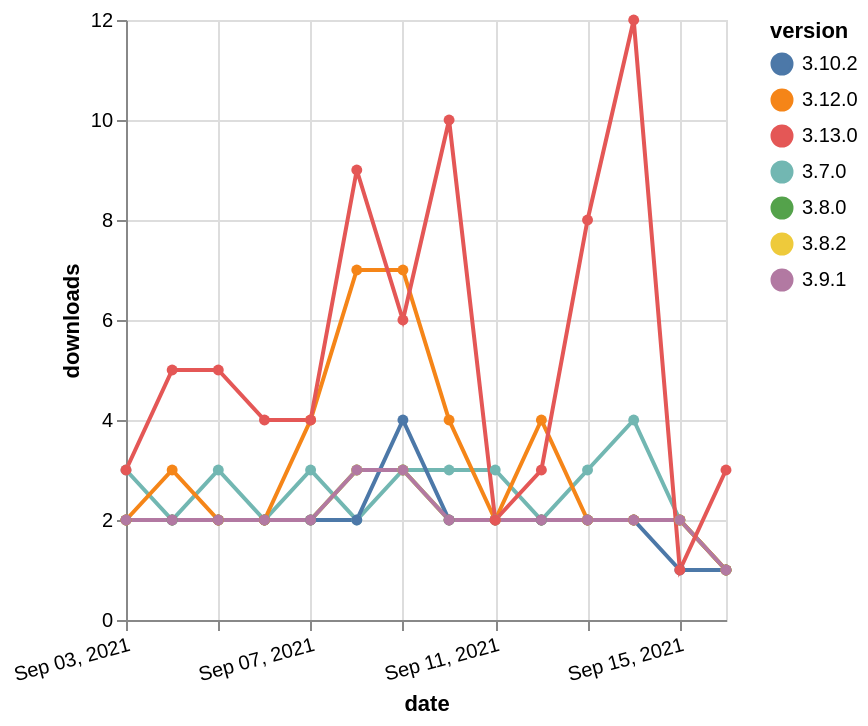

Source (Vega-Lite JSON):
### Vega-Lite specification from a JSON file in a GitHub repository (floating-point values rounded to 4 significant figures)
{"$schema": "https://vega.github.io/schema/vega-lite/v5.json", "description": "A simple bar chart with embedded data.", "data": {"values": [{"date": "2021-09-03", "total": 3788, "delta": 3, "version": "3.7.0"}, {"date": "2021-09-04", "total": 3790, "delta": 2, "version": "3.7.0"}, {"date": "2021-09-05", "total": 3793, "delta": 3, "version": "3.7.0"}, {"date": "2021-09-06", "total": 3795, "delta": 2, "version": "3.7.0"}, {"date": "2021-09-07", "total": 3798, "delta": 3, "version": "3.7.0"}, {"date": "2021-09-08", "total": 3800, "delta": 2, "version": "3.7.0"}, {"date": "2021-09-09", "total": 3803, "delta": 3, "version": "3.7.0"}, {"date": "2021-09-10", "total": 3806, "delta": 3, "version": "3.7.0"}, {"date": "2021-09-11", "total": 3809, "delta": 3, "version": "3.7.0"}, {"date": "2021-09-12", "total": 3811, "delta": 2, "version": "3.7.0"}, {"date": "2021-09-13", "total": 3814, "delta": 3, "version": "3.7.0"}, {"date": "2021-09-14", "total": 3818, "delta": 4, "version": "3.7.0"}, {"date": "2021-09-15", "total": 3820, "delta": 2, "version": "3.7.0"}, {"date": "2021-09-16", "total": 3821, "delta": 1, "version": "3.7.0"}, {"date": "2021-09-03", "total": 2501, "delta": 2, "version": "3.8.0"}, {"date": "2021-09-04", "total": 2503, "delta": 2, "version": "3.8.0"}, {"date": "2021-09-05", "total": 2505, "delta": 2, "version": "3.8.0"}, {"date": "2021-09-06", "total": 2507, "delta": 2, "version": "3.8.0"}, {"date": "2021-09-07", "total": 2509, "delta": 2, "version": "3.8.0"}, {"date": "2021-09-08", "total": 2512, "delta": 3, "version": "3.8.0"}, {"date": "2021-09-09", "total": 2515, "delta": 3, "version": "3.8.0"}, {"date": "2021-09-10", "total": 2517, "delta": 2, "version": "3.8.0"}, {"date": "2021-09-11", "total": 2519, "delta": 2, "version": "3.8.0"}, {"date": "2021-09-12", "total": 2521, "delta": 2, "version": "3.8.0"}, {"date": "2021-09-13", "total": 2523, "delta": 2, "version": "3.8.0"}, {"date": "2021-09-14", "total": 2525, "delta": 2, "version": "3.8.0"}, {"date": "2021-09-15", "total": 2527, "delta": 2, "version": "3.8.0"}, {"date": "2021-09-16", "total": 2528, "delta": 1, "version": "3.8.0"}, {"date": "2021-09-03", "total": 2623, "delta": 2, "version": "3.8.2"}, {"date": "2021-09-04", "total": 2625, "delta": 2, "version": "3.8.2"}, {"date": "2021-09-05", "total": 2627, "delta": 2, "version": "3.8.2"}, {"date": "2021-09-06", "total": 2629, "delta": 2, "version": "3.8.2"}, {"date": "2021-09-07", "total": 2631, "delta": 2, "version": "3.8.2"}, {"date": "2021-09-08", "total": 2634, "delta": 3, "version": "3.8.2"}, {"date": "2021-09-09", "total": 2637, "delta": 3, "version": "3.8.2"}, {"date": "2021-09-10", "total": 2639, "delta": 2, "version": "3.8.2"}, {"date": "2021-09-11", "total": 2641, "delta": 2, "version": "3.8.2"}, {"date": "2021-09-12", "total": 2643, "delta": 2, "version": "3.8.2"}, {"date": "2021-09-13", "total": 2645, "delta": 2, "version": "3.8.2"}, {"date": "2021-09-14", "total": 2647, "delta": 2, "version": "3.8.2"}, {"date": "2021-09-15", "total": 2649, "delta": 2, "version": "3.8.2"}, {"date": "2021-09-16", "total": 2650, "delta": 1, "version": "3.8.2"}, {"date": "2021-09-03", "total": 2795, "delta": 2, "version": "3.10.2"}, {"date": "2021-09-04", "total": 2797, "delta": 2, "version": "3.10.2"}, {"date": "2021-09-05", "total": 2799, "delta": 2, "version": "3.10.2"}, {"date": "2021-09-06", "total": 2801, "delta": 2, "version": "3.10.2"}, {"date": "2021-09-07", "total": 2803, "delta": 2, "version": "3.10.2"}, {"date": "2021-09-08", "total": 2805, "delta": 2, "version": "3.10.2"}, {"date": "2021-09-09", "total": 2809, "delta": 4, "version": "3.10.2"}, {"date": "2021-09-10", "total": 2811, "delta": 2, "version": "3.10.2"}, {"date": "2021-09-11", "total": 2813, "delta": 2, "version": "3.10.2"}, {"date": "2021-09-12", "total": 2815, "delta": 2, "version": "3.10.2"}, {"date": "2021-09-13", "total": 2817, "delta": 2, "version": "3.10.2"}, {"date": "2021-09-14", "total": 2819, "delta": 2, "version": "3.10.2"}, {"date": "2021-09-15", "total": 2820, "delta": 1, "version": "3.10.2"}, {"date": "2021-09-16", "total": 2821, "delta": 1, "version": "3.10.2"}, {"date": "2021-09-03", "total": 6410, "delta": 2, "version": "3.12.0"}, {"date": "2021-09-04", "total": 6413, "delta": 3, "version": "3.12.0"}, {"date": "2021-09-05", "total": 6415, "delta": 2, "version": "3.12.0"}, {"date": "2021-09-06", "total": 6417, "delta": 2, "version": "3.12.0"}, {"date": "2021-09-07", "total": 6421, "delta": 4, "version": "3.12.0"}, {"date": "2021-09-08", "total": 6428, "delta": 7, "version": "3.12.0"}, {"date": "2021-09-09", "total": 6435, "delta": 7, "version": "3.12.0"}, {"date": "2021-09-10", "total": 6439, "delta": 4, "version": "3.12.0"}, {"date": "2021-09-11", "total": 6441, "delta": 2, "version": "3.12.0"}, {"date": "2021-09-12", "total": 6445, "delta": 4, "version": "3.12.0"}, {"date": "2021-09-13", "total": 6447, "delta": 2, "version": "3.12.0"}, {"date": "2021-09-14", "total": 6449, "delta": 2, "version": "3.12.0"}, {"date": "2021-09-15", "total": 6451, "delta": 2, "version": "3.12.0"}, {"date": "2021-09-16", "total": 6452, "delta": 1, "version": "3.12.0"}, {"date": "2021-09-03", "total": 2580, "delta": 2, "version": "3.9.1"}, {"date": "2021-09-04", "total": 2582, "delta": 2, "version": "3.9.1"}, {"date": "2021-09-05", "total": 2584, "delta": 2, "version": "3.9.1"}, {"date": "2021-09-06", "total": 2586, "delta": 2, "version": "3.9.1"}, {"date": "2021-09-07", "total": 2588, "delta": 2, "version": "3.9.1"}, {"date": "2021-09-08", "total": 2591, "delta": 3, "version": "3.9.1"}, {"date": "2021-09-09", "total": 2594, "delta": 3, "version": "3.9.1"}, {"date": "2021-09-10", "total": 2596, "delta": 2, "version": "3.9.1"}, {"date": "2021-09-11", "total": 2598, "delta": 2, "version": "3.9.1"}, {"date": "2021-09-12", "total": 2600, "delta": 2, "version": "3.9.1"}, {"date": "2021-09-13", "total": 2602, "delta": 2, "version": "3.9.1"}, {"date": "2021-09-14", "total": 2604, "delta": 2, "version": "3.9.1"}, {"date": "2021-09-15", "total": 2606, "delta": 2, "version": "3.9.1"}, {"date": "2021-09-16", "total": 2607, "delta": 1, "version": "3.9.1"}, {"date": "2021-09-03", "total": 3716, "delta": 3, "version": "3.13.0"}, {"date": "2021-09-04", "total": 3721, "delta": 5, "version": "3.13.0"}, {"date": "2021-09-05", "total": 3726, "delta": 5, "version": "3.13.0"}, {"date": "2021-09-06", "total": 3730, "delta": 4, "version": "3.13.0"}, {"date": "2021-09-07", "total": 3734, "delta": 4, "version": "3.13.0"}, {"date": "2021-09-08", "total": 3743, "delta": 9, "version": "3.13.0"}, {"date": "2021-09-09", "total": 3749, "delta": 6, "version": "3.13.0"}, {"date": "2021-09-10", "total": 3759, "delta": 10, "version": "3.13.0"}, {"date": "2021-09-11", "total": 3761, "delta": 2, "version": "3.13.0"}, {"date": "2021-09-12", "total": 3764, "delta": 3, "version": "3.13.0"}, {"date": "2021-09-13", "total": 3772, "delta": 8, "version": "3.13.0"}, {"date": "2021-09-14", "total": 3784, "delta": 12, "version": "3.13.0"}, {"date": "2021-09-15", "total": 3785, "delta": 1, "version": "3.13.0"}, {"date": "2021-09-16", "total": 3788, "delta": 3, "version": "3.13.0"}]}, "width": "container", "mark": {"type": "line", "point": {"filled": true}}, "encoding": {"x": {"field": "date", "type": "temporal", "timeUnit": "yearmonthdate", "title": "date", "axis": {"labelAngle": -15}}, "y": {"field": "delta", "type": "quantitative", "title": "downloads"}, "color": {"field": "version", "type": "nominal"}, "tooltip": {"field": "delta"}}}
